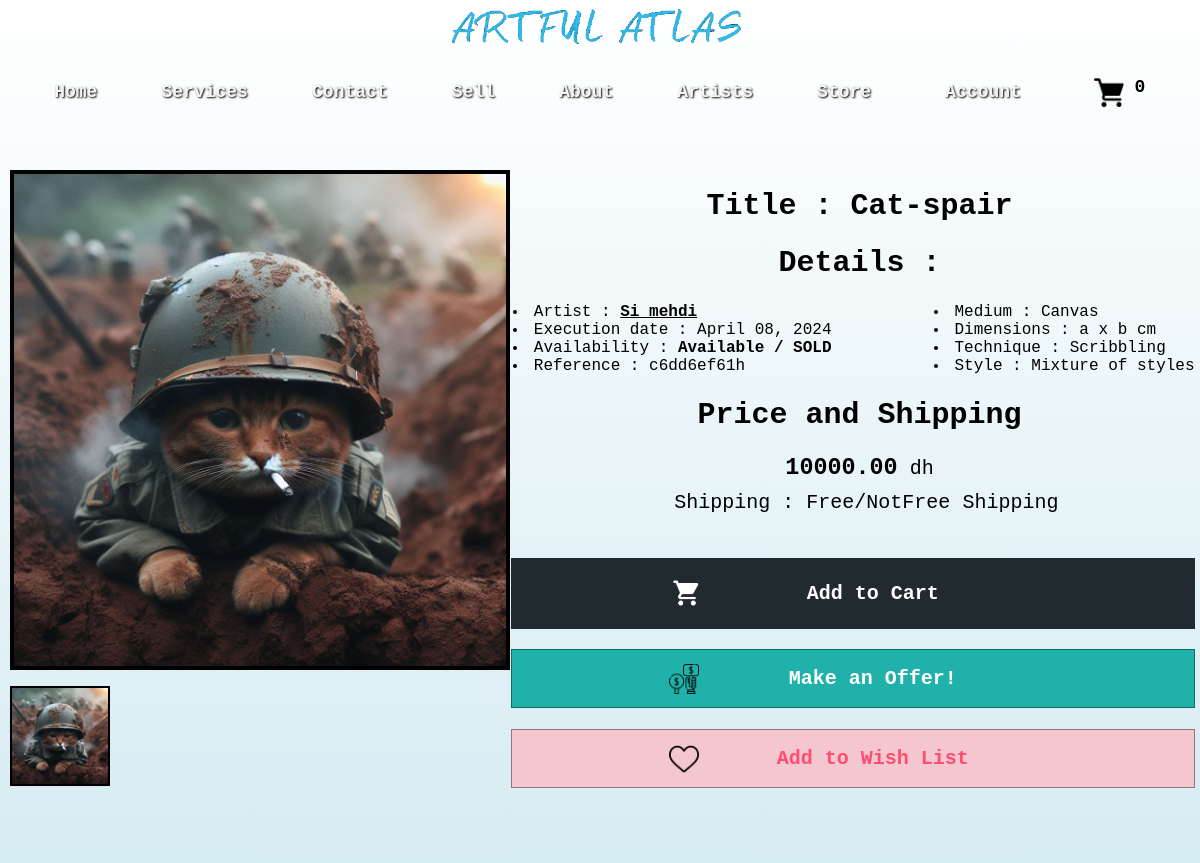
The page /store/productc6dd6ef61h/ (upper part) on the database as committed earlier.
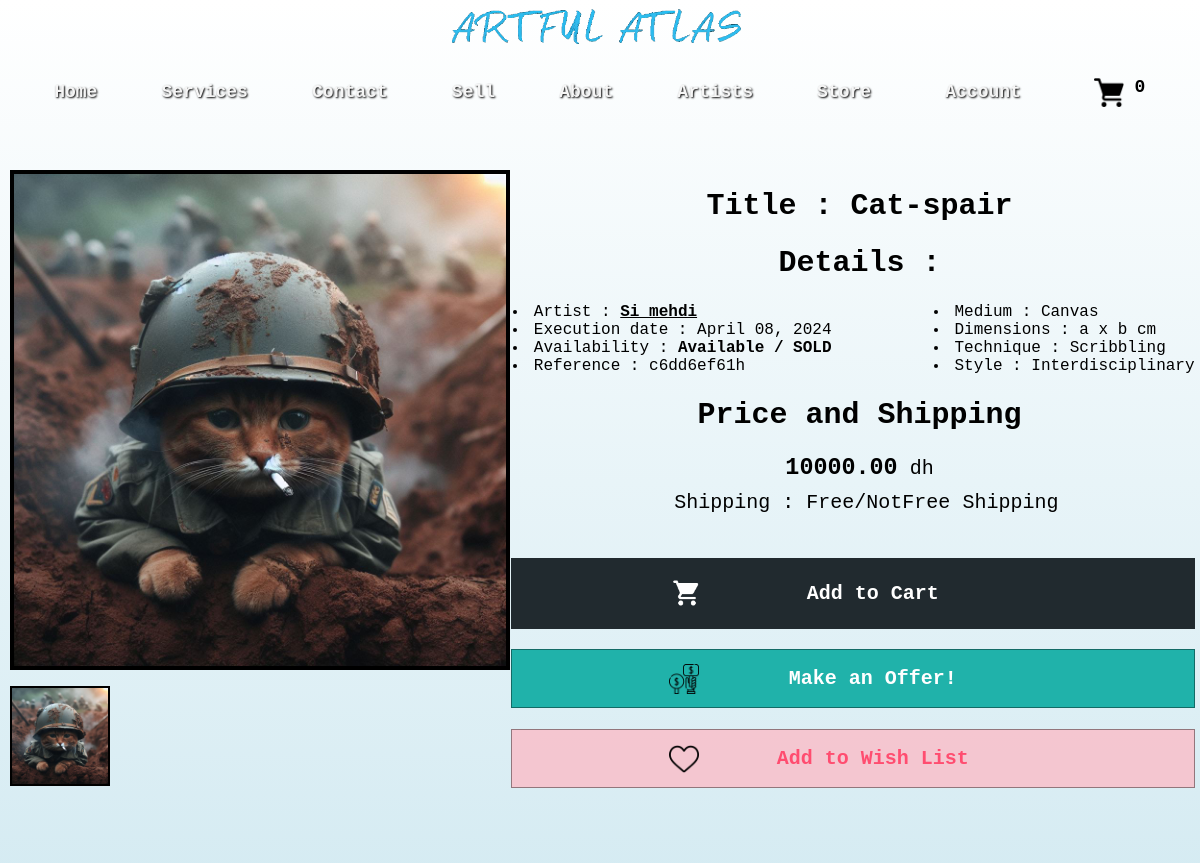
The same page on the database as committed later.
### home/models.py (models this page shows, shortened)
class Product(models.Model):
    pid = ShortUUIDField(unique = True, length = 10, max_length = 30, prefix="product", alphabet = "abcdefgh123456")
    title = models.CharField(max_length = 200)
    image = models.ImageField(upload_to = user_directory_path)
    description = models.TextField(null = True, blank = True)
    price = models.DecimalField(max_digits=99999, decimal_places=2) # 99999,99
    specifications = models.TextField(null=True, blank = True)
    product_status = models.CharField(choices = STATUS, max_length=10,default = "In review")
    status =models.BooleanField(default = True)
    in_stock = models.BooleanField(default = True)
    featured = models.BooleanField(default = False)
    user = models.ForeignKey(User, on_delete = models.SET_NULL, null=True)
    artist = models.ForeignKey(Artist,on_delete=models.SET_NULL, null=True, related_name="product")
    technique = models.ForeignKey(Technique, on_delete=models.SET_NULL, null=True)
    style = models.ForeignKey(Style, on_delete=models.SET_NULL, null=True)
    philosophy = models.ForeignKey(Philosophy, on_delete=models.SET_NULL, null=True, blank = True)
    subject_matter = models.ForeignKey(SubjectMatter, on_delete=models.SET_NULL, null=True, blank = True)
    sku = ShortUUIDField(unique = True, length = 4, max_length = 20, prefix="sku ", alphabet = "1234567890")
    date = models.DateTimeField(auto_now_add = True)
    updated = models.DateTimeField(null = True, blank = True)
    class Meta:
        verbose_name_plural = "Products"

class Style(models.Model):
    sid = ShortUUIDField(unique = True, length = 10, max_length = 30, prefix = "Style", alphabet = "abcdefgh123456")
    title = models.CharField(max_length = 200)
    class Meta:
        verbose_name_plural = "Styles"
    def __str__(self):
        return self.title

class Artist(models.Model):
    aid = ShortUUIDField(unique = True, length = 10, max_length = 30, prefix="artist", alphabet = "abcdefgh123456")
    name = models.CharField(max_length = 200)
    image = models.ImageField(upload_to = user_directory_path, default="artist image")
    profileArtworkImage = models.ImageField(upload_to = user_directory_path, default ="artwork image to be shown in your profile")
    shortBio=models.TextField(max_length=50)
    description = models.TextField(max_length = 300, default = "With an unwavering passion for art, this dedicated enthusiasm aspires to illuminate and enrich the lives of others through the captivating power of creativity...")
    biography = models.TextField(max_length = 300, default ="Born in xxxx, at 'city', I was always eager to paint....")
    city = models.CharField(max_length=100, choices=CITY_CHOICES, default="City you live in")
    address = models.CharField(max_length = 200, default = "25 Jump Street ...", null = True, blank = True)
    chat_resp_time = models.CharField(null = True, blank = True, max_length = 200, default = "Not much!")
    phone = models.CharField(null = True, blank = True, max_length = 200, default = "06 11 22 33 44")
    shipping_time = models.CharField(null = True, blank = True, max_length = 200, default = "not much")
    authentic_rating = models.CharField(null = True, blank = True, max_length = 100, default ="Good")
    days_return = models.CharField(null = True, blank = True, max_length = 200, default ="100")
    warranty_period = models.CharField(max_length = 200)
    technique = models.ForeignKey(Technique, on_delete=models.SET_NULL, null=True)
    style = models.ForeignKey(Style, on_delete=models.SET_NULL, null=True)
    philosophy = models.ForeignKey(Philosophy, on_delete=models.SET_NULL, null=True, blank = True)
    subject_matter = models.ForeignKey(SubjectMatter, on_delete=models.SET_NULL, null=True, blank = True)
    user = models.ForeignKey(User, on_delete = models.SET_NULL, null=True)
    class Meta:
        verbose_name_plural = "Artists"
    def __str__(self):
        return self.name

class Technique(models.Model):
    tid = ShortUUIDField(unique = True, length = 10, max_length = 30,prefix="Technique", alphabet = "abcdefgh123456")
    title = models.CharField(max_length = 200)
    class Meta:
        verbose_name_plural = "Techniques"
    def __str__(self):
        return self.title

### home/views.py (the view)
# urls.py: path("store/<pid>/",product_detail_view, name="product-details"),
def product_detail_view(request, pid):
    current_url = request.build_absolute_uri()
    next_url = request.GET.get('next')
    product = Product.objects.get(pid=pid)
    product_images = product.product_images.all()
    related_products = Product.objects.filter(Q(technique=product.technique) | Q(style=product.style)).exclude(pid=pid)[:10]
    reviews = ProductReview.objects.filter(product=product).order_by("-date") # to show the latest reviews
    average_rating = ProductReview.objects.filter(product=product).aggregate(rating = Avg('rating'))
    review_form = ProductReviewForm()
    make_review = True
    if request.user.is_authenticated:
        user_review_count = ProductReview.objects.filter(user=request.user, product=product).count()
        if user_review_count > 0:
            make_review = False
    context = {
        "product":product,
        "product_images":product_images,
        "reviews":reviews,
        "review_form":review_form,
        "average_rating":average_rating,
        "related_products":related_products,
        "make_review":make_review,
        "next_url": next_url,
        "current_url":current_url,
    }
    return render(request, "store/product-details.html",context)

### templates/store/product-details.html (shortened to what this page needs)
{% extends 'partials/base.html' %}
{% load static %}
{% block cssFilename %} /static/product-details-style.css {% endblock cssFilename %}
{% block content %}
    <header id="artwork-overview" class="flex">
        <section id="artwork-images-container">
            <img id="artwork-image" src="{{ product.image.url }}" alt="">
            <div>
                <img class="secondary-images" src="{{ product.image.url }}" alt="">
            </div>
        </section>
        <section id="info">
            <div class="info-sections">
                <h1>Title : {{product.title}}</h1>
                <br>
            </div>
            <div class="info-sections">
            <h1>Details :</h1>
                <br>
                <ul id="artwork-info" class="flex">
                    <div id="first-list">
                        <li>Artist : <a id="artist-name" href="{% url 'home:artist-details' product.artist.aid %}">{{product.artist.name}}</a></li>
                        <li>Execution date : {{product.date|date:"F d, Y"}}</li>
                        <li>Availability : <strong>Available / SOLD</strong></li>
                        <li>Reference : {{ product.pid|slice:"7:" }}</li>
                    </div>
                    <div>
                        <li>Medium : Canvas</li>
                        <li>Dimensions : a x b cm</li>
                        <li>Technique : {{product.technique}}</li>
                        <li>Style : {{product.style}}</li>
                    </div>
                </ul>
            </div>
            <br>
            <div class="info-sections" id="price-section">
                <h1>Price and Shipping</h1>
                <br>
                <h3 style="display:inline-block;margin-bottom:10px;" class="price">{{product.price}}</h3> <span>dh</span>
                <br>
                <p>Shipping : Free/NotFree Shipping</p>
                <br>
            </div>
            <div class="cart-div">
                <button class="button cart-button" id="cart-button" type="submit">
                    <img class="icons" src="{% static 'images/icons/white-cart.png' %}" alt="">
                    <span>Add to Cart</span>
                </button>
            </div>
            <div class="button offer">
                <img class="icons" src="{% static 'images/icons/bid.png' %}" alt="">
                <span>Make an Offer!</span>
            </div>
            <div class="button wishlist">
                <img class="icons" src="{% static 'images/icons/heart.png' %}" alt="">
                <span>Add to Wish List</span>
            </div>
        </section>
    </header>
{% endblock content %}

Rows that differ between the two databases and show on the page:
changed Product "Cat-spair": style "Mixture of styles" → "Interdisciplinary"
